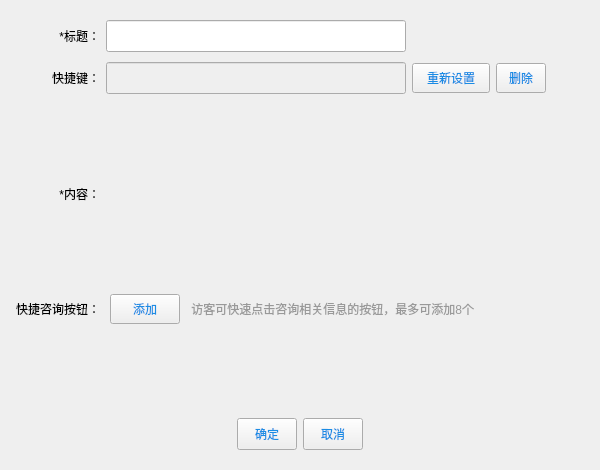
<?xml version="1.0" encoding="UTF-8"?>
<ui version="4.0">
 <class>UI_Panel_AddPersonalQuickCommonWord</class>
 <widget class="QWidget" name="UI_Panel_AddPersonalQuickCommonWord">
  <property name="geometry">
   <rect>
    <x>0</x>
    <y>0</y>
    <width>600</width>
    <height>470</height>
   </rect>
  </property>
  <property name="windowTitle">
   <string>添加常用语</string>
  </property>
  <layout class="QGridLayout" name="gridLayout_4">
   <property name="margin" stdset="0">
    <number>0</number>
   </property>
   <property name="spacing">
    <number>0</number>
   </property>
   <item row="0" column="0">
    <layout class="QVBoxLayout" name="verticalLayout">
     <property name="spacing">
      <number>10</number>
     </property>
     <property name="bottomMargin">
      <number>20</number>
     </property>
     <item>
      <widget class="QWidget" name="widget" native="true">
       <property name="minimumSize">
        <size>
         <width>0</width>
         <height>0</height>
        </size>
       </property>
       <layout class="QGridLayout" name="gridLayout">
        <property name="margin" stdset="0">
         <number>0</number>
        </property>
        <property name="spacing">
         <number>0</number>
        </property>
        <item row="0" column="0">
         <widget class="QScrollArea" name="scrollArea">
          <property name="styleSheet">
           <string notr="true">QScrollArea
{
border:0px;
background-color: rgba(255, 255, 255, 0);
}
</string>
          </property>
          <property name="widgetResizable">
           <bool>true</bool>
          </property>
          <widget class="QWidget" name="scrollAreaWidgetContents">
           <property name="geometry">
            <rect>
             <x>0</x>
             <y>0</y>
             <width>598</width>
             <height>405</height>
            </rect>
           </property>
           <property name="styleSheet">
            <string notr="true">border-color:#ffffff</string>
           </property>
           <layout class="QGridLayout" name="gridLayout_8">
            <property name="margin" stdset="0">
             <number>0</number>
            </property>
            <property name="spacing">
             <number>0</number>
            </property>
            <item row="0" column="0">
             <layout class="QVBoxLayout" name="verticalLayout_4">
              <property name="spacing">
               <number>10</number>
              </property>
              <property name="topMargin">
               <number>0</number>
              </property>
              <property name="bottomMargin">
               <number>0</number>
              </property>
              <item>
               <spacer name="verticalSpacer_4">
                <property name="orientation">
                 <enum>Qt::Vertical</enum>
                </property>
                <property name="sizeType">
                 <enum>QSizePolicy::Fixed</enum>
                </property>
                <property name="sizeHint" stdset="0">
                 <size>
                  <width>20</width>
                  <height>20</height>
                 </size>
                </property>
               </spacer>
              </item>
              <item>
               <widget class="QWidget" name="widget_4" native="true">
                <layout class="QGridLayout" name="gridLayout_6">
                 <property name="margin" stdset="0">
                  <number>0</number>
                 </property>
                 <property name="spacing">
                  <number>0</number>
                 </property>
                 <item row="0" column="0">
                  <layout class="QHBoxLayout" name="horizontalLayout_6">
                   <item>
                    <widget class="QLabel" name="label_5">
                     <property name="minimumSize">
                      <size>
                       <width>100</width>
                       <height>0</height>
                      </size>
                     </property>
                     <property name="text">
                      <string>*标题：</string>
                     </property>
                     <property name="alignment">
                      <set>Qt::AlignRight|Qt::AlignTrailing|Qt::AlignVCenter</set>
                     </property>
                    </widget>
                   </item>
                   <item>
                    <widget class="QLineEdit" name="m_titleLineEdit">
                     <property name="minimumSize">
                      <size>
                       <width>300</width>
                       <height>32</height>
                      </size>
                     </property>
                     <property name="maximumSize">
                      <size>
                       <width>300</width>
                       <height>32</height>
                      </size>
                     </property>
                    </widget>
                   </item>
                   <item>
                    <spacer name="horizontalSpacer_6">
                     <property name="orientation">
                      <enum>Qt::Horizontal</enum>
                     </property>
                     <property name="sizeHint" stdset="0">
                      <size>
                       <width>40</width>
                       <height>20</height>
                      </size>
                     </property>
                    </spacer>
                   </item>
                  </layout>
                 </item>
                </layout>
               </widget>
              </item>
              <item>
               <widget class="QWidget" name="hotKeyWidget" native="true">
                <layout class="QGridLayout" name="gridLayout_5">
                 <property name="margin" stdset="0">
                  <number>0</number>
                 </property>
                 <property name="spacing">
                  <number>0</number>
                 </property>
                 <item row="0" column="0">
                  <layout class="QHBoxLayout" name="horizontalLayout_3">
                   <item>
                    <widget class="QLabel" name="label_2">
                     <property name="minimumSize">
                      <size>
                       <width>100</width>
                       <height>0</height>
                      </size>
                     </property>
                     <property name="text">
                      <string>快捷键：</string>
                     </property>
                     <property name="alignment">
                      <set>Qt::AlignRight|Qt::AlignTrailing|Qt::AlignVCenter</set>
                     </property>
                    </widget>
                   </item>
                   <item>
                    <widget class="QLineEdit" name="m_hotkeyLineEdit">
                     <property name="enabled">
                      <bool>false</bool>
                     </property>
                     <property name="minimumSize">
                      <size>
                       <width>300</width>
                       <height>32</height>
                      </size>
                     </property>
                     <property name="maximumSize">
                      <size>
                       <width>300</width>
                       <height>32</height>
                      </size>
                     </property>
                    </widget>
                   </item>
                   <item>
                    <widget class="QToolButton" name="m_retrySettingBtn">
                     <property name="minimumSize">
                      <size>
                       <width>78</width>
                       <height>30</height>
                      </size>
                     </property>
                     <property name="styleSheet">
                      <string notr="true">QToolButton{
	border-image: url(:/Resources/Image/btn_normal.png);
	color: #1a8ce4;
}
QToolButton:hover{
	border-image: url(:/Resources/Image/btn_over.png);
	color: rgb(255, 255, 255);
}
QToolButton:pressed{
	border-image: url(:/Resources/Image/btn_over.png);
	color: rgb(255, 255, 255);
}
</string>
                     </property>
                     <property name="text">
                      <string>重新设置</string>
                     </property>
                    </widget>
                   </item>
                   <item>
                    <widget class="QToolButton" name="m_deleteHotKey">
                     <property name="minimumSize">
                      <size>
                       <width>50</width>
                       <height>30</height>
                      </size>
                     </property>
                     <property name="styleSheet">
                      <string notr="true">QToolButton{
	border-image: url(:/Resources/Image/btn_normal.png);
	color: #1a8ce4;
}
QToolButton:hover{
	border-image: url(:/Resources/Image/btn_over.png);
	color: rgb(255, 255, 255);
}
QToolButton:pressed{
	border-image: url(:/Resources/Image/btn_over.png);
	color: rgb(255, 255, 255);
}
</string>
                     </property>
                     <property name="text">
                      <string>删除</string>
                     </property>
                    </widget>
                   </item>
                   <item>
                    <spacer name="horizontalSpacer_4">
                     <property name="orientation">
                      <enum>Qt::Horizontal</enum>
                     </property>
                     <property name="sizeHint" stdset="0">
                      <size>
                       <width>40</width>
                       <height>20</height>
                      </size>
                     </property>
                    </spacer>
                   </item>
                  </layout>
                 </item>
                </layout>
               </widget>
              </item>
              <item>
               <widget class="QWidget" name="widget_3" native="true">
                <layout class="QGridLayout" name="gridLayout_3">
                 <property name="margin" stdset="0">
                  <number>0</number>
                 </property>
                 <property name="spacing">
                  <number>0</number>
                 </property>
                 <item row="0" column="0">
                  <layout class="QHBoxLayout" name="horizontalLayout">
                   <property name="spacing">
                    <number>10</number>
                   </property>
                   <item>
                    <widget class="QWidget" name="widget_9" native="true">
                     <property name="maximumSize">
                      <size>
                       <width>100</width>
                       <height>100</height>
                      </size>
                     </property>
                     <layout class="QGridLayout" name="gridLayout_10">
                      <property name="margin" stdset="0">
                       <number>0</number>
                      </property>
                      <property name="spacing">
                       <number>0</number>
                      </property>
                      <item row="0" column="0">
                       <layout class="QVBoxLayout" name="verticalLayout_2">
                        <item>
                         <spacer name="verticalSpacer">
                          <property name="orientation">
                           <enum>Qt::Vertical</enum>
                          </property>
                          <property name="sizeHint" stdset="0">
                           <size>
                            <width>20</width>
                            <height>40</height>
                           </size>
                          </property>
                         </spacer>
                        </item>
                        <item>
                         <widget class="QLabel" name="label_3">
                          <property name="minimumSize">
                           <size>
                            <width>100</width>
                            <height>0</height>
                           </size>
                          </property>
                          <property name="text">
                           <string>*内容：</string>
                          </property>
                          <property name="alignment">
                           <set>Qt::AlignRight|Qt::AlignTrailing|Qt::AlignVCenter</set>
                          </property>
                         </widget>
                        </item>
                        <item>
                         <spacer name="verticalSpacer_2">
                          <property name="orientation">
                           <enum>Qt::Vertical</enum>
                          </property>
                          <property name="sizeHint" stdset="0">
                           <size>
                            <width>20</width>
                            <height>40</height>
                           </size>
                          </property>
                         </spacer>
                        </item>
                       </layout>
                      </item>
                     </layout>
                    </widget>
                   </item>
                   <item>
                    <widget class="QWidget" name="widget_8" native="true">
                     <property name="minimumSize">
                      <size>
                       <width>0</width>
                       <height>180</height>
                      </size>
                     </property>
                     <property name="maximumSize">
                      <size>
                       <width>16777215</width>
                       <height>180</height>
                      </size>
                     </property>
                     <layout class="QGridLayout" name="gridLayout_9">
                      <property name="leftMargin">
                       <number>0</number>
                      </property>
                      <property name="topMargin">
                       <number>0</number>
                      </property>
                      <property name="rightMargin">
                       <number>20</number>
                      </property>
                      <property name="bottomMargin">
                       <number>0</number>
                      </property>
                      <property name="spacing">
                       <number>0</number>
                      </property>
                      <item row="0" column="0">
                       <widget class="el_TextEdit" name="m_ueditor" native="true">
                        <property name="minimumSize">
                         <size>
                          <width>0</width>
                          <height>180</height>
                         </size>
                        </property>
                        <property name="maximumSize">
                         <size>
                          <width>16777215</width>
                          <height>180</height>
                         </size>
                        </property>
                       </widget>
                      </item>
                     </layout>
                    </widget>
                   </item>
                  </layout>
                 </item>
                </layout>
               </widget>
              </item>
              <item>
               <widget class="QWidget" name="widget_6" native="true">
                <layout class="QGridLayout" name="gridLayout_7">
                 <property name="margin" stdset="0">
                  <number>0</number>
                 </property>
                 <property name="spacing">
                  <number>0</number>
                 </property>
                 <item row="0" column="0">
                  <layout class="QVBoxLayout" name="verticalLayout_3">
                   <property name="spacing">
                    <number>10</number>
                   </property>
                   <item>
                    <layout class="QHBoxLayout" name="horizontalLayout_7">
                     <property name="spacing">
                      <number>10</number>
                     </property>
                     <item>
                      <widget class="QLabel" name="label_4">
                       <property name="minimumSize">
                        <size>
                         <width>100</width>
                         <height>0</height>
                        </size>
                       </property>
                       <property name="text">
                        <string>快捷咨询按钮：</string>
                       </property>
                       <property name="alignment">
                        <set>Qt::AlignRight|Qt::AlignTrailing|Qt::AlignVCenter</set>
                       </property>
                      </widget>
                     </item>
                     <item>
                      <widget class="QToolButton" name="m_add_btnItem">
                       <property name="minimumSize">
                        <size>
                         <width>70</width>
                         <height>30</height>
                        </size>
                       </property>
                       <property name="maximumSize">
                        <size>
                         <width>70</width>
                         <height>16777215</height>
                        </size>
                       </property>
                       <property name="styleSheet">
                        <string notr="true">QToolButton{
	border-image: url(:/Resources/Image/btn_normal.png);
	color: #1a8ce4;
}
QToolButton:hover{
	border-image: url(:/Resources/Image/btn_over.png);
	color: rgb(255, 255, 255);
}
QToolButton:pressed{
	border-image: url(:/Resources/Image/btn_over.png);
	color: rgb(255, 255, 255);
}
</string>
                       </property>
                       <property name="text">
                        <string>添加</string>
                       </property>
                      </widget>
                     </item>
                     <item>
                      <widget class="QLabel" name="label_6">
                       <property name="minimumSize">
                        <size>
                         <width>50</width>
                         <height>0</height>
                        </size>
                       </property>
                       <property name="styleSheet">
                        <string notr="true">color:#999999</string>
                       </property>
                       <property name="text">
                        <string>访客可快速点击咨询相关信息的按钮，最多可添加8个</string>
                       </property>
                       <property name="alignment">
                        <set>Qt::AlignRight|Qt::AlignTrailing|Qt::AlignVCenter</set>
                       </property>
                      </widget>
                     </item>
                     <item>
                      <spacer name="horizontalSpacer_5">
                       <property name="orientation">
                        <enum>Qt::Horizontal</enum>
                       </property>
                       <property name="sizeHint" stdset="0">
                        <size>
                         <width>40</width>
                         <height>20</height>
                        </size>
                       </property>
                      </spacer>
                     </item>
                    </layout>
                   </item>
                   <item>
                    <widget class="QWidget" name="widget_7" native="true">
                     <property name="minimumSize">
                      <size>
                       <width>0</width>
                       <height>0</height>
                      </size>
                     </property>
                     <layout class="QGridLayout" name="gridLayout_BtnItem">
                      <property name="leftMargin">
                       <number>100</number>
                      </property>
                      <property name="topMargin">
                       <number>0</number>
                      </property>
                      <property name="rightMargin">
                       <number>120</number>
                      </property>
                      <property name="bottomMargin">
                       <number>20</number>
                      </property>
                      <property name="spacing">
                       <number>10</number>
                      </property>
                     </layout>
                    </widget>
                   </item>
                  </layout>
                 </item>
                </layout>
               </widget>
              </item>
              <item>
               <spacer name="verticalSpacer_3">
                <property name="orientation">
                 <enum>Qt::Vertical</enum>
                </property>
                <property name="sizeHint" stdset="0">
                 <size>
                  <width>20</width>
                  <height>40</height>
                 </size>
                </property>
               </spacer>
              </item>
             </layout>
            </item>
           </layout>
          </widget>
         </widget>
        </item>
       </layout>
      </widget>
     </item>
     <item>
      <widget class="QWidget" name="widget_2" native="true">
       <layout class="QGridLayout" name="gridLayout_2">
        <property name="margin" stdset="0">
         <number>0</number>
        </property>
        <property name="spacing">
         <number>0</number>
        </property>
        <item row="0" column="0">
         <layout class="QHBoxLayout" name="horizontalLayout_2">
          <item>
           <spacer name="horizontalSpacer">
            <property name="orientation">
             <enum>Qt::Horizontal</enum>
            </property>
            <property name="sizeHint" stdset="0">
             <size>
              <width>40</width>
              <height>20</height>
             </size>
            </property>
           </spacer>
          </item>
          <item>
           <widget class="QToolButton" name="m_sureBtn">
            <property name="minimumSize">
             <size>
              <width>60</width>
              <height>32</height>
             </size>
            </property>
            <property name="styleSheet">
             <string notr="true">QToolButton{
	border-image: url(:/Resources/Image/btn_normal.png);
	color: #1a8ce4;
}
QToolButton:hover{
	border-image: url(:/Resources/Image/btn_over.png);
	color: rgb(255, 255, 255);
}
QToolButton:pressed{
	border-image: url(:/Resources/Image/btn_over.png);
	color: rgb(255, 255, 255);
}
</string>
            </property>
            <property name="text">
             <string>确定</string>
            </property>
           </widget>
          </item>
          <item>
           <widget class="QToolButton" name="m_cancelBtn">
            <property name="minimumSize">
             <size>
              <width>60</width>
              <height>32</height>
             </size>
            </property>
            <property name="styleSheet">
             <string notr="true">QToolButton{
	border-image: url(:/Resources/Image/btn_normal.png);
	color: #1a8ce4;
}
QToolButton:hover{
	border-image: url(:/Resources/Image/btn_over.png);
	color: rgb(255, 255, 255);
}
QToolButton:pressed{
	border-image: url(:/Resources/Image/btn_over.png);
	color: rgb(255, 255, 255);
}
</string>
            </property>
            <property name="text">
             <string>取消</string>
            </property>
           </widget>
          </item>
          <item>
           <spacer name="horizontalSpacer_2">
            <property name="orientation">
             <enum>Qt::Horizontal</enum>
            </property>
            <property name="sizeHint" stdset="0">
             <size>
              <width>40</width>
              <height>20</height>
             </size>
            </property>
           </spacer>
          </item>
         </layout>
        </item>
       </layout>
      </widget>
     </item>
    </layout>
   </item>
  </layout>
 </widget>
 <layoutdefault spacing="6" margin="11"/>
 <customwidgets>
  <customwidget>
   <class>el_TextEdit</class>
   <extends>QWidget</extends>
   <header location="global">el_textedit.h</header>
   <container>1</container>
  </customwidget>
 </customwidgets>
 <resources/>
 <connections/>
</ui>
